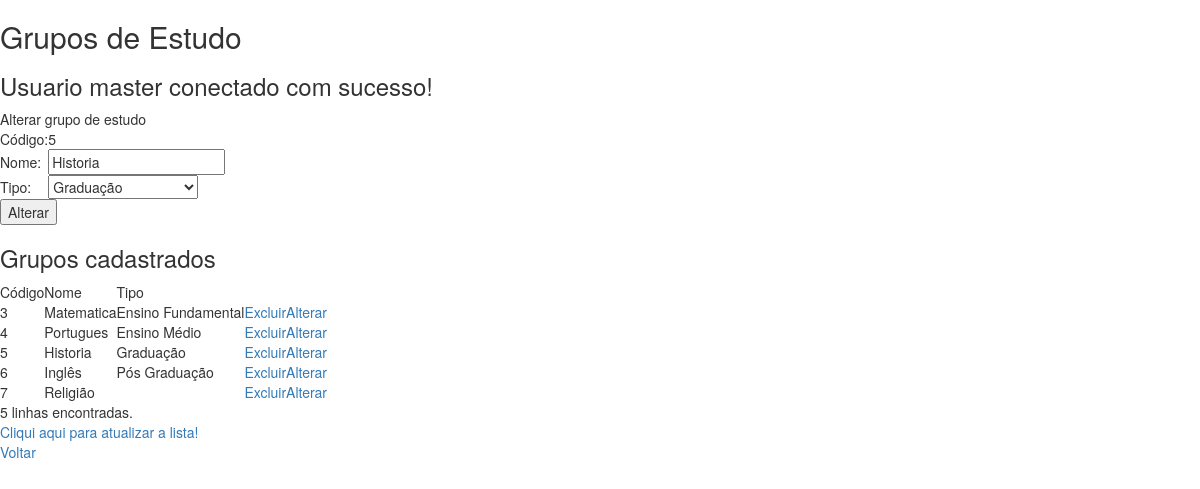
/grupos.php?alterar=5 (signed in), run on the app's committed database.
### tables this page shows
CREATE TABLE IF NOT EXISTS `grupos` (
  `cod` int(11) NOT NULL AUTO_INCREMENT,
  `nome` varchar(50) NOT NULL,
  `tipo` int(11) DEFAULT NULL,
  PRIMARY KEY (`cod`),
  UNIQUE KEY `nome` (`nome`)
);

CREATE TABLE IF NOT EXISTS `tipos` (
  `cod` int(11) NOT NULL AUTO_INCREMENT,
  `nome` varchar(50) NOT NULL,
  PRIMARY KEY (`cod`),
  UNIQUE KEY `nome` (`nome`)
);

### grupos.php (the view, shortened to what this page needs)
<!DOCTYPE html>
<html lang="en">
	<head>
		<link href="bootstrap-3.3.2/css/bootstrap.min.css" rel="stylesheet">
	</head>
	<body>
		<h2>Grupos de Estudo</h2>
		<h3><?php echo "Usuario ".$_SESSION["login"]." conectado com sucesso!"; ?></h3>
		<form action="grupos.php" method="POST">
			<table>
				<tr>
					<td colspan="2">
						<?php
							if(isset($_GET['alterar'])){
								echo "Alterar grupo de estudo";
							}else{
								echo "Inserir novo grupo de estudo";
							}
						?>
					</td>
				</tr>
				<?php
					if(isset($_GET['alterar'])){
						echo "<tr><td>Código:</td><td>".$_GET['alterar']."<input type='hidden' name='codigo' value='".$_GET['alterar']."' /></td></tr>";
					}
				?>
				<tr>
					<td>Nome:</td>
					<td>
						<?php
							$tipo = null;
							if(isset($_GET['alterar'])){
								$nome = "";
								$conexao = RetornaConexao();
								$sql = "select * from grupos where cod = ".$_GET['alterar'];
								$result = mysqli_query($conexao, $sql, $field=0);
								if (!$result){
									die('Erro consultando para alterar registro de grupos no Banco de Dados.');
								}else{
									if (mysqli_num_rows($result) > 0){
										while($row = mysqli_fetch_assoc($result)) {
											$nome = $row["nome"];
											$tipo = $row["tipo"];
										}
									}
								}
								echo "<input type='text' name='nome' value='".$nome."'  />";
							}else{
								echo "<input type='text' name='nome'/>";
							}
						?>
					</td>
				</tr>
				<tr>
					<td>Tipo:</td>
					<td>
						<select name='tipo'>
							<?php
								$conexao = RetornaConexao();
								$sql = "select * from tipos";
								$result = mysqli_query($conexao, $sql, $field=0);
								if (!$result){
									die('Erro consultando tipos no Banco de Dados.');
								}else{
									if (mysqli_num_rows($result) > 0){
										while($row = mysqli_fetch_assoc($result)) {
											$tipodsc = $row["nome"];
											$tipocod = $row["cod"];
											echo "<option value='".$tipocod."'";
											if($tipo != null){
												if($tipo == $tipocod){
													echo " selected ";
												}
											}
											echo ">".$tipodsc."</option>";
										}
									}
								}
							?>
						</select>
					</td>
				</tr>
				<tr>
					<td colspan="2">
						<?php
							if(isset($_GET['alterar'])){
								echo "<input type='submit' value='Alterar' name='submit'>";
							}else{
								echo "<input type='submit' value='Adicionar' name='submit'>";
							}
						?>
					</td>
				</tr>
			</table>
		</form>
		<h3>Grupos cadastrados</h3>
		<table>
			<tr>
				<td>Código</td>
				<td>Nome</td>
				<td>Tipo</td>
				<td>&nbsp;</td>
				<td>&nbsp;</td>
			</tr>
			<?php
				$conexao = RetornaConexao();
				$sql = "select t1.cod, t1.nome, t1.tipo, t2.nome as tipodsc from grupos t1 left join tipos t2 on t2.cod = t1.tipo ";
				$result = mysqli_query($conexao, $sql, $field=0);
				if (!$result){
					die('Erro consultando registro de grupos no Banco de Dados.');
				}else{
					$contador = 0;
					if (mysqli_num_rows($result) > 0){
						while($row = mysqli_fetch_assoc($result)) {
							$cod = $row["cod"];
							$nome = $row["nome"];
							$tipodsc = $row["tipodsc"];
							$contador++;
							echo "<tr><td>".$cod."</td><td>".$nome."</td><td>".$tipodsc."</td><td><a href='grupos.php?excluir=".$cod."'>Excluir</a></td><td><a href='grupos.php?alterar=".$cod."'>Alterar</a></td></tr>";
						}
					}
					echo "<tr><td colspan='4'>".$contador." linhas encontradas.</td></tr>";
				}
			?>
			<tr>
				<td colspan="3"><a href="grupos.php">Cliqui aqui para atualizar a lista!</a></td>
			</tr>
			<tr>
				<td colspan="3"><a href="index.php">Voltar</a></td>
			</tr>
		</table>
	</body>
</html>

### data on the page
grupos: nome "Historia", tipo "Graduação", cod "5", tipos.nome "Graduação"
grupos: cod "3", nome "Matematica", tipos.nome "Ensino Fundamental"
grupos: cod "4", nome "Portugues", tipos.nome "Ensino Médio"
grupos: cod "6", nome "Inglês", tipos.nome "Pós Graduação"
grupos: cod "7", nome "Religião"

### other printed values
$_SESSION["login"] "master"
$_GET['alterar'] "5"
$contador "5"
